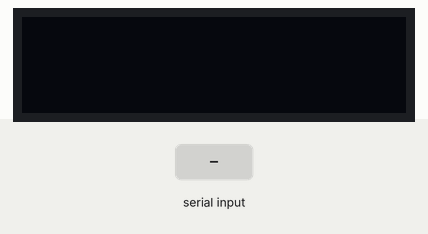
Recording of a sketch running on a simulated Arduino Uno, built with avr-gcc and run on an emulated ATmega328P. On the bench: 128×32 one-colour display. The inputs (shaded band) are chosen by the test bench. What the sketch prints to the serial monitor is not drawn.

Above: at 1.2 s.
1.3 s: "90,45\n" received over Serial
At 2.5 s:
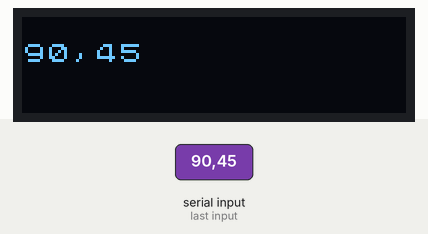
2.8 s: "30,150\n" received over Serial
At 3.8 s:
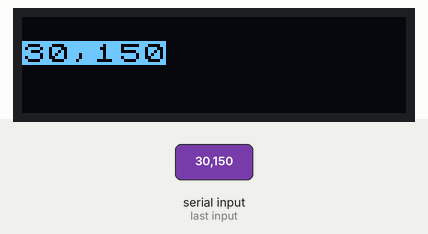
Timing chart, 0 to 5.8 s (numbered marks = the images above; inputs shaded):
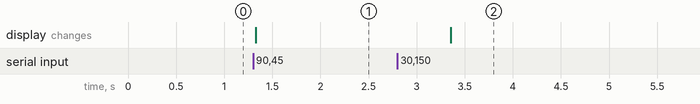

The sketch:

HelloWorld.ino
```cpp
#include <Arduino.h>
#include <U8x8lib.h>
#ifdef U8X8_HAVE_HW_SPI
#include <SPI.h>
#endif
U8X8_SSD1306_128X32_UNIVISION_HW_I2C u8x8(/* reset=*/ U8X8_PIN_NONE, /* clock=*/ SCL, /* data=*/ SDA);
void setup(void)
{
  u8x8.begin();
  u8x8.setPowerSave(0);
  Serial.begin(9600);
}
void loop(void)
{
  String sub_uga = "";
  if (Serial.available() > 0) {
    String uga = Serial.readStringUntil('\n');
    int start = uga.indexOf('a');
    int end = uga.indexOf('b');
    sub_uga = uga.substring(start+1, end);
    Serial.println(sub_uga);
    int uga_num = sub_uga.toInt();
    Serial.println(uga_num);
  u8x8.setFont(u8x8_font_chroma48medium8_r);
  u8x8.drawString(0,1,sub_uga.c_str());
  u8x8.setInverseFont(1);
  u8x8.refreshDisplay();
  delay(2000);
  }
}
```

Measured:
- after the input at 1.3 s, the display: changes at once (image 1)
- after the input at 2.8 s, the display: changes after 0.55 s (image 2)
